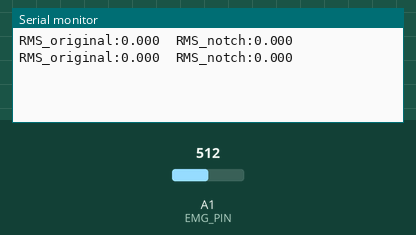
Bench run of a sketch on a simulated Arduino Zero (SAMD21). Shown: the last lines printed to the serial monitor. The inputs (shaded band) are chosen by the test bench; at power-on: A1 (EMG_PIN) = 512 (analog values on the 0–1023 scale).

Above: at 1.7 s.
1.8 s: A1 (EMG_PIN) set to 716
At 2.13 s:
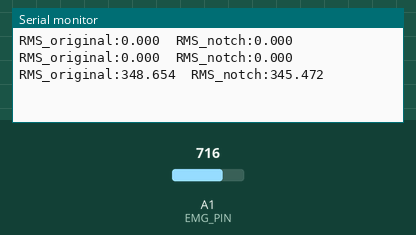
3.3 s: A1 (EMG_PIN) set to 900
At 3.48 s:
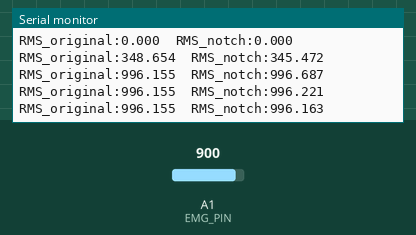
Timing chart, 0 to 6.3 s (numbered marks = the images above; inputs shaded):
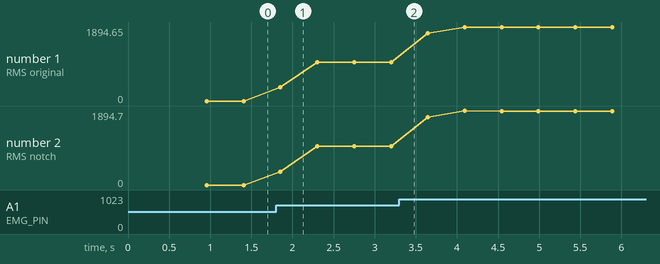

Measured:
- after the input at 1.8 s, the serial monitor: prints a new line after 0.05 s (image 1)
- plotted number 1: 0 → 996.15 after the input at 1.8 s, 996.15 → 1894.65 after the input at 3.3 s
- plotted number 2: 0 → 996.16 after the input at 1.8 s, 996.16 → 1894.65 after the input at 3.3 s

The sketch:

DIGITALIZARR.ino
```cpp
#include <math.h>

const int EMG_PIN = A1;

const float FS = 2000.0f;
const float F_NOTCH = 60.0f;
const float Q = 20.0f;

const unsigned long PERIODO_US = 500;
const int N = 400;  // Ventana RMS de 200 ms

// Coeficientes del notch
float b0, b1, b2, a1, a2;

// Memoria del filtro
float x1 = 0, x2 = 0;
float salidaAnterior1 = 0, salidaAnterior2 = 0;

// Offset del ADC
float baseline = 0;

// Acumuladores RMS
float sumaRaw = 0;
float sumaNotch = 0;

int muestras = 0;
unsigned long siguienteMuestra;

void setup() {
  Serial.begin(115200);
  analogReadResolution(14);

  // Calibrar offset durante 0.5 segundos
  // Mantener la entrada sin señal AC.
  for (int i = 0; i < 1000; i++) {
    unsigned long inicio = micros();

    baseline += analogRead(EMG_PIN);

    while (micros() - inicio < PERIODO_US) {}
  }

  baseline /= 1000.0f;

  // Calcular coeficientes del notch de 60 Hz
  float w0 = 2.0f * PI * F_NOTCH / FS;
  float alpha = sinf(w0) / (2.0f * Q);
  float c = cosf(w0);

  float a0 = 1.0f + alpha;

  b0 = 1.0f / a0;
  b1 = -2.0f * c / a0;
  b2 = 1.0f / a0;

  a1 = -2.0f * c / a0;
  a2 = (1.0f - alpha) / a0;

  siguienteMuestra = micros();
}

void loop() {

  if ((int32_t)(micros() - siguienteMuestra) < 0) {
    return;
  }

  siguienteMuestra += PERIODO_US;

  // Leer ADC y quitar offset
  float x = (float)analogRead(EMG_PIN) - baseline;

// Filtro notch de 60 Hz
float y = b0*x + b1*x1 + b2*x2
          - a1*salidaAnterior1
          - a2*salidaAnterior2;

// Actualizar muestras anteriores
x2 = x1;
x1 = x;

salidaAnterior2 = salidaAnterior1;
salidaAnterior1 = y;

  // Acumular RMS
  sumaRaw += x*x;
  sumaNotch += y*y;

  muestras++;

  if (muestras >= N) {

    // Convertir cuentas ADC a mV aproximados
    float escala = 5000.0f / 16383.0f;

    float rmsRaw = sqrtf(sumaRaw / N) * escala;
    float rmsNotch = sqrtf(sumaNotch / N) * escala;

    // Mostrar en Serial Plotter
    Serial.print("RMS_original:");
    Serial.print(rmsRaw, 3);

    Serial.print("\tRMS_notch:");
    Serial.println(rmsNotch, 3);

    sumaRaw = 0;
    sumaNotch = 0;
    muestras = 0;
  }
}
```
